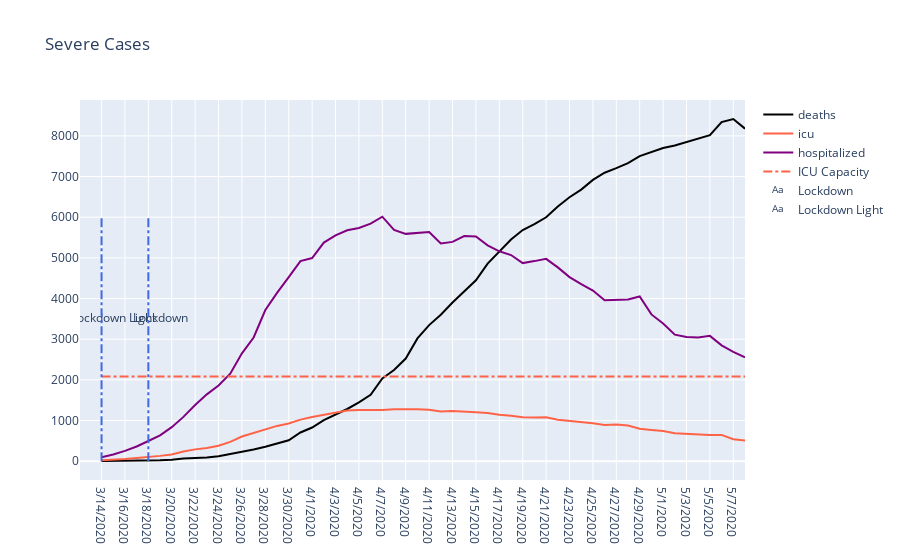

Notebook source saved alongside this figure:
### Code cell
fig = go.Figure()
fig.update_yaxes(range=[0, 3000])
fig.layout={'title': 'Severe Cases'}
#fig.update_xaxes(range=["3/17/2020", "3/24/2020"])
fig.add_trace(go.Scatter(x=df_belgium_severe['date'], y=df_belgium_severe['deceased'], name='deaths', text=["ICU Capacity"], line={'color': 'black'}))
fig.add_trace(go.Scatter(x=df_belgium_severe['date'], y=df_belgium_severe['icu'], name='icu', line={'color' : 'tomato'}))
fig.add_trace(go.Scatter(x=df_belgium_severe['date'], y=df_belgium_severe['hospitalized'], name='hospitalized', line={'color': 'purple'}))
fig.add_trace(go.Scatter(x=df_belgium_severe['date'], y=df_belgium_severe['capacity_icu'], name='ICU Capacity', line=dict(
                color="tomato",
                dash="dashdot",
            )))

fig.add_shape(
        # Line Vertical
        dict(
            type="line",
            x0="3/18/2020",
            x1="3/18/2020",
            y0=0,
            y1=6000,
            line=dict(
                color="RoyalBlue",
                dash="dashdot",
            )
))
fig.add_trace(go.Scatter(x=["3/19/2020"], y=[3500], text=["Lockdown"], mode="text", name="Lockdown"))
fig.add_shape(
        # Line Vertical
        dict(
            type="line",
            x0="3/14/2020",
            x1="3/14/2020",
            y0=0,
            y1=6000,
            line=dict(
                color="RoyalBlue",
                dash="dashdot",
            )
))
fig.add_trace(go.Scatter(x=["3/15/2020"], y=[3500], text=["Lockdown Light"], mode="text", name="Lockdown Light"))
#data_severe = [go.Scatter(x=df_belgium_severe['date'], y=df_belgium_severe['death'], name='deaths'),
#               go.Scatter(x=df_belgium_severe['date'], y=df_belgium_severe['icu'], name='icu'),
#               go.Scatter(x=df_belgium_severe['date'], y=df_belgium_severe['hospitalized'], name='hospitalized')]

### Figure 1 — Plotly figure (JSON) as saved in the notebook; plotly's stock layout.template omitted (floating-point values rounded to 4 significant figures)
{"data": [{"line": {"color": "black"}, "name": "deaths", "text": ["ICU Capacity"], "type": "scatter", "x": ["3/14/2020", "3/15/2020", "3/16/2020", "3/17/2020", "3/18/2020", "3/19/2020", "3/20/2020", "3/21/2020", "3/22/2020", "3/23/2020", "3/24/2020", "3/25/2020", "3/26/2020", "3/27/2020", "3/28/2020", "3/29/2020", "3/30/2020", "3/31/2020", "4/1/2020", "4/2/2020", "4/3/2020", "4/4/2020", "4/5/2020", "4/6/2020", "4/7/2020", "4/8/2020", "4/9/2020", "4/10/2020", "4/11/2020", "4/12/2020", "4/13/2020", "4/14/2020", "4/15/2020", "4/16/2020", "4/17/2020", "4/18/2020", "4/19/2020", "4/20/2020", "4/21/2020", "4/22/2020", "4/23/2020", "4/24/2020", "4/25/2020", "4/26/2020", "4/27/2020", "4/28/2020", "4/29/2020", "4/30/2020", "5/1/2020", "5/2/2020", "5/3/2020", "5/4/2020", "5/5/2020", "5/6/2020", "5/7/2020", "5/8/2020"], "y": [4, 4, 5, 10, 14, 21, 37, 67, 75, 88, 122, 178, 220, 289, 353, 431, 513, 705, 828, 1011, 1143, 1283, 1447, 1632, 2035, 2240, 2523, 3019, 3346, 3600, 3903, 4165, 4448, 4857, 5163, 5453, 5683, 5828, 5998, 6262, 6490, 6679, 6917, 7094, 7207, 7331, 7501, 7594, 7703, 7765, 7844, 7924, 8016, 8339, 8415, 8178]}, {"line": {"color": "tomato"}, "name": "icu", "type": "scatter", "x": ["3/14/2020", "3/15/2020", "3/16/2020", "3/17/2020", "3/18/2020", "3/19/2020", "3/20/2020", "3/21/2020", "3/22/2020", "3/23/2020", "3/24/2020", "3/25/2020", "3/26/2020", "3/27/2020", "3/28/2020", "3/29/2020", "3/30/2020", "3/31/2020", "4/1/2020", "4/2/2020", "4/3/2020", "4/4/2020", "4/5/2020", "4/6/2020", "4/7/2020", "4/8/2020", "4/9/2020", "4/10/2020", "4/11/2020", "4/12/2020", "4/13/2020", "4/14/2020", "4/15/2020", "4/16/2020", "4/17/2020", "4/18/2020", "4/19/2020", "4/20/2020", "4/21/2020", "4/22/2020", "4/23/2020", "4/24/2020", "4/25/2020", "4/26/2020", "4/27/2020", "4/28/2020", "4/29/2020", "4/30/2020", "5/1/2020", "5/2/2020", "5/3/2020", "5/4/2020", "5/5/2020", "5/6/2020", "5/7/2020", "5/8/2020"], "y": [24, 33, 53, 79, 100, 130, 164, 238, 290, 322, 381, 474, 605, 690, 789, 867, 927, 1021, 1088, 1144, 1205, 1245, 1261, 1257, 1260, 1276, 1285, 1278, 1262, 1223, 1234, 1223, 1204, 1182, 1140, 1119, 1081, 1071, 1079, 1020, 993, 970, 934, 891, 903, 876, 797, 769, 740, 689, 674, 655, 646, 646, 538, 508]}, {"line": {"color": "purple"}, "name": "hospitalized", "type": "scatter", "x": ["3/14/2020", "3/15/2020", "3/16/2020", "3/17/2020", "3/18/2020", "3/19/2020", "3/20/2020", "3/21/2020", "3/22/2020", "3/23/2020", "3/24/2020", "3/25/2020", "3/26/2020", "3/27/2020", "3/28/2020", "3/29/2020", "3/30/2020", "3/31/2020", "4/1/2020", "4/2/2020", "4/3/2020", "4/4/2020", "4/5/2020", "4/6/2020", "4/7/2020", "4/8/2020", "4/9/2020", "4/10/2020", "4/11/2020", "4/12/2020", "4/13/2020", "4/14/2020", "4/15/2020", "4/16/2020", "4/17/2020", "4/18/2020", "4/19/2020", "4/20/2020", "4/21/2020", "4/22/2020", "4/23/2020", "4/24/2020", "4/25/2020", "4/26/2020", "4/27/2020", "4/28/2020", "4/29/2020", "4/30/2020", "5/1/2020", "5/2/2020", "5/3/2020", "5/4/2020", "5/5/2020", "5/6/2020", "5/7/2020", "5/8/2020"], "y": [97, 163, 252, 361, 496, 634, 837, 1089, 1380, 1643, 1859, 2152, 2652, 3042, 3717, 4138, 4524, 4920, 4995, 5376, 5552, 5678, 5735, 5840, 6012, 5688, 5590, 5610, 5635, 5353, 5393, 5536, 5524, 5309, 5161, 5069, 4871, 4920, 4976, 4765, 4527, 4355, 4195, 3959, 3968, 3976, 4050, 3609, 3386, 3111, 3056, 3044, 3082, 2849, 2688, 2555]}, {"line": {"color": "tomato", "dash": "dashdot"}, "name": "ICU Capacity", "type": "scatter", "x": ["3/14/2020", "3/15/2020", "3/16/2020", "3/17/2020", "3/18/2020", "3/19/2020", "3/20/2020", "3/21/2020", "3/22/2020", "3/23/2020", "3/24/2020", "3/25/2020", "3/26/2020", "3/27/2020", "3/28/2020", "3/29/2020", "3/30/2020", "3/31/2020", "4/1/2020", "4/2/2020", "4/3/2020", "4/4/2020", "4/5/2020", "4/6/2020", "4/7/2020", "4/8/2020", "4/9/2020", "4/10/2020", "4/11/2020", "4/12/2020", "4/13/2020", "4/14/2020", "4/15/2020", "4/16/2020", "4/17/2020", "4/18/2020", "4/19/2020", "4/20/2020", "4/21/2020", "4/22/2020", "4/23/2020", "4/24/2020", "4/25/2020", "4/26/2020", "4/27/2020", "4/28/2020", "4/29/2020", "4/30/2020", "5/1/2020", "5/2/2020", "5/3/2020", "5/4/2020", "5/5/2020", "5/6/2020", "5/7/2020", "5/8/2020"], "y": [2081, 2081, 2081, 2081, 2081, 2081, 2081, 2081, 2081, 2081, 2081, 2081, 2081, 2081, 2081, 2081, 2081, 2081, 2081, 2081, 2081, 2081, 2081, 2081, 2081, 2081, 2081, 2081, 2081, 2081, 2081, 2081, 2081, 2081, 2081, 2081, 2081, 2081, 2081, 2081, 2081, 2081, 2081, 2081, 2081, 2081, 2081, 2081, 2081, 2081, 2081, 2081, 2081, 2081, 2081, 2081]}, {"mode": "text", "name": "Lockdown", "text": ["Lockdown"], "type": "scatter", "x": ["3/19/2020"], "y": [3500]}, {"mode": "text", "name": "Lockdown Light", "text": ["Lockdown Light"], "type": "scatter", "x": ["3/15/2020"], "y": [3500]}], "layout": {"shapes": [{"line": {"color": "RoyalBlue", "dash": "dashdot"}, "type": "line", "x0": "3/18/2020", "x1": "3/18/2020", "y0": 0, "y1": 6000}, {"line": {"color": "RoyalBlue", "dash": "dashdot"}, "type": "line", "x0": "3/14/2020", "x1": "3/14/2020", "y0": 0, "y1": 6000}], "title": {"text": "Severe Cases"}}}
